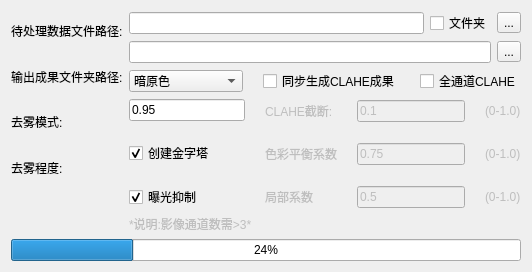
     <widget class="QWidget" name="imageDefogging_page">
      <layout class="QGridLayout" name="gridLayout_36">
       <item row="0" column="0" colspan="2">
        <layout class="QGridLayout" name="gridLayout_26">
         <item row="0" column="0">
          <layout class="QGridLayout" name="gridLayout_27">
           <item row="1" column="0">
            <widget class="QLabel" name="label_23">
             <property name="text">
              <string>输出成果文件夹路径:</string>
             </property>
            </widget>
           </item>
           <item row="2" column="0">
            <widget class="QLabel" name="label_24">
             <property name="text">
              <string>去雾模式:</string>
             </property>
            </widget>
           </item>
           <item row="3" column="0">
            <widget class="QLabel" name="label_25">
             <property name="text">
              <string>去雾程度:</string>
             </property>
             <property name="alignment">
              <set>Qt::AlignLeading|Qt::AlignLeft|Qt::AlignVCenter</set>
             </property>
            </widget>
           </item>
           <item row="0" column="0">
            <widget class="QLabel" name="label_26">
             <property name="text">
              <string>待处理数据文件路径:</string>
             </property>
            </widget>
           </item>
           <item row="4" column="0">
            <widget class="QLabel" name="label_27">
             <property name="text">
              <string/>
             </property>
            </widget>
           </item>
          </layout>
         </item>
         <item row="0" column="1">
          <layout class="QGridLayout" name="gridLayout_28">
           <item row="0" column="0">
            <layout class="QHBoxLayout" name="horizontalLayout_26">
             <item>
              <widget class="QLineEdit" name="lineEdit_16"/>
             </item>
             <item>
              <widget class="QCheckBox" name="checkBox_7">
               <property name="text">
                <string>文件夹</string>
               </property>
              </widget>
             </item>
             <item>
              <widget class="QToolButton" name="toolButton_12">
               <property name="text">
                <string>...</string>
               </property>
              </widget>
             </item>
            </layout>
           </item>
           <item row="1" column="0">
            <layout class="QHBoxLayout" name="horizontalLayout_27">
             <item>
              <widget class="QLineEdit" name="lineEdit_17"/>
             </item>
             <item>
              <widget class="QToolButton" name="toolButton_13">
               <property name="text">
                <string>...</string>
               </property>
              </widget>
             </item>
            </layout>
           </item>
           <item row="2" column="0">
            <layout class="QHBoxLayout" name="horizontalLayout_28" stretch="1,1,1">
             <property name="spacing">
              <number>20</number>
             </property>
             <item>
              <widget class="QComboBox" name="comboBox_6">
               <property name="currentIndex">
                <number>0</number>
               </property>
               <item>
                <property name="text">
                 <string>暗原色</string>
                </property>
               </item>
               <item>
                <property name="text">
                 <string>优化对比度增强</string>
                </property>
               </item>
               <item>
                <property name="text">
                 <string>CLAHE</string>
                </property>
               </item>
              </widget>
             </item>
             <item>
              <widget class="QCheckBox" name="checkBox_28">
               <property name="text">
                <string>同步生成CLAHE成果</string>
               </property>
              </widget>
             </item>
             <item>
              <widget class="QCheckBox" name="checkBox_29">
               <property name="text">
                <string>全通道CLAHE</string>
               </property>
              </widget>
             </item>
            </layout>
           </item>
           <item row="3" column="0">
            <layout class="QHBoxLayout" name="horizontalLayout_29" stretch="0,0">
             <property name="spacing">
              <number>20</number>
             </property>
             <item>
              <layout class="QGridLayout" name="gridLayout_29">
               <item row="1" column="0">
                <widget class="QCheckBox" name="checkBox_22">
                 <property name="text">
                  <string>创建金字塔</string>
                 </property>
                 <property name="checked">
                  <bool>true</bool>
                 </property>
                </widget>
               </item>
               <item row="2" column="0">
                <widget class="QCheckBox" name="checkBox_30">
                 <property name="text">
                  <string>曝光抑制</string>
                 </property>
                 <property name="checked">
                  <bool>true</bool>
                 </property>
                </widget>
               </item>
               <item row="0" column="0">
                <widget class="QLineEdit" name="lineEdit_18">
                 <property name="text">
                  <string>0.95</string>
                 </property>
                </widget>
               </item>
              </layout>
             </item>
             <item>
              <layout class="QGridLayout" name="gridLayout_37">
               <item row="0" column="0">
                <widget class="QLabel" name="label_28">
                 <property name="enabled">
                  <bool>false</bool>
                 </property>
                 <property name="text">
                  <string>CLAHE截断:</string>
                 </property>
                </widget>
               </item>
               <item row="0" column="1">
                <widget class="QLineEdit" name="lineEdit_19">
                 <property name="enabled">
                  <bool>false</bool>
                 </property>
                 <property name="text">
                  <string>0.1</string>
                 </property>
                </widget>
               </item>
               <item row="0" column="2">
                <widget class="QLabel" name="label_29">
                 <property name="enabled">
                  <bool>false</bool>
                 </property>
                 <property name="text">
                  <string>(0-1.0)</string>
                 </property>
                </widget>
               </item>
               <item row="1" column="0">
                <widget class="QLabel" name="label_30">
                 <property name="enabled">
                  <bool>false</bool>
                 </property>
                 <property name="text">
                  <string>色彩平衡系数</string>
                 </property>
                </widget>
               </item>
               <item row="1" column="1">
                <widget class="QLineEdit" name="lineEdit_20">
                 <property name="enabled">
                  <bool>false</bool>
                 </property>
                 <property name="text">
                  <string>0.75</string>
                 </property>
                </widget>
               </item>
               <item row="1" column="2">
                <widget class="QLabel" name="label_31">
                 <property name="enabled">
                  <bool>false</bool>
                 </property>
                 <property name="text">
                  <string>(0-1.0)</string>
                 </property>
                </widget>
               </item>
               <item row="2" column="0">
                <widget class="QLabel" name="label_32">
                 <property name="enabled">
                  <bool>false</bool>
                 </property>
                 <property name="text">
                  <string>局部系数</string>
                 </property>
                </widget>
               </item>
               <item row="2" column="1">
                <widget class="QLineEdit" name="lineEdit_21">
                 <property name="enabled">
                  <bool>false</bool>
                 </property>
                 <property name="text">
                  <string>0.5</string>
                 </property>
                </widget>
               </item>
               <item row="2" column="2">
                <widget class="QLabel" name="label_33">
                 <property name="enabled">
                  <bool>false</bool>
                 </property>
                 <property name="text">
                  <string>(0-1.0)</string>
                 </property>
                </widget>
               </item>
              </layout>
             </item>
            </layout>
           </item>
           <item row="4" column="0">
            <layout class="QHBoxLayout" name="horizontalLayout_30" stretch="0">
             <item>
              <widget class="QLabel" name="label_34">
               <property name="enabled">
                <bool>false</bool>
               </property>
               <property name="text">
                <string>*说明:影像通道数需&gt;3*</string>
               </property>
               <property name="alignment">
                <set>Qt::AlignLeading|Qt::AlignLeft|Qt::AlignVCenter</set>
               </property>
              </widget>
             </item>
            </layout>
           </item>
          </layout>
         </item>
         <item row="1" column="0" colspan="2">
          <widget class="QProgressBar" name="progressBar_5">
           <property name="value">
            <number>24</number>
           </property>
          </widget>
         </item>
        </layout>
       </item>
      </layout>
     </widget>
